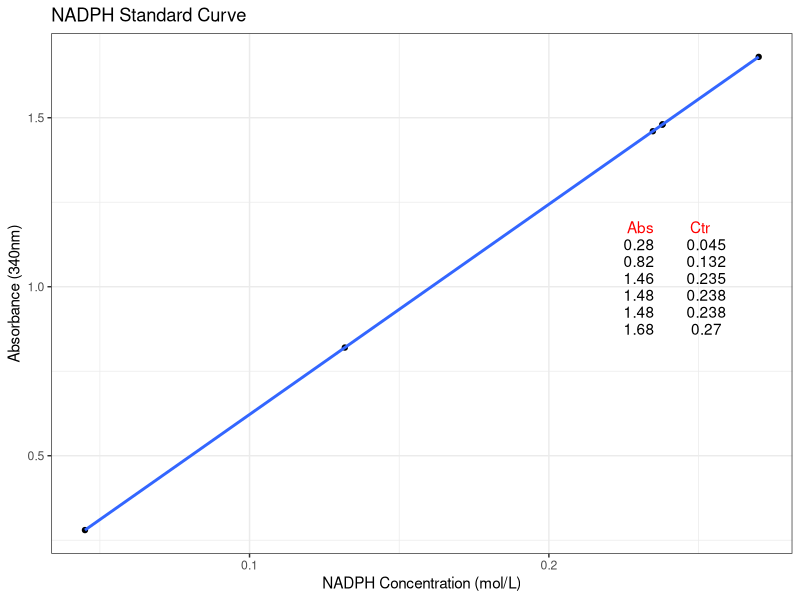

Recreate this plot in R.
#This is the standar NADPH curve by spectrophotomete,ploting the line graph between abs(absorbance)~concentration(ctr).
#This is under 340nm(wavelenth),the extincyion coefficient(molbs) is 6.22(M-1*cm-1), and normally, the lt(lenth of cuvette)=1(cm)

#plot graph
library(ggplot2)
stdNADPH<-function(abs,molbs=6.22,lt=1,line=TRUE){

  if(line==TRUE){
  abs<-sort(abs)
  ctr<-abs/(molbs*lt)
  df<-data.frame(ctr,abs)
  p<-ggplot(data=df,aes(x=ctr,y=abs))+
    geom_point()+
    stat_smooth(method="lm",se=FALSE)+
    xlab("NADPH Concentration (mol/L)")+
    ylab("Absorbance (340nm)")+
    labs(title ="NADPH Standard Curve")+
    theme(plot.title = element_text(hjust=0.5))+
    theme_bw()+
    annotate(geom="text", x=max(abs)/7, y= max(abs)*0.7, label="Abs         Ctr",  color="red")

    for (i in 1:length(abs)){
    p <- p + annotate(geom="text", x =max(abs)/7.3, y = (max(abs)*0.7 - i/20), label=abs[i])
    p <- p + annotate(geom="text", x = max(abs)/6.65, y = (max(abs)*0.7 - i/20), label=round(ctr[i], 3))
  }
  return(p)
  }else{
    abs<-sort(abs)
    ctr<-abs/(molbs*lt)
    df<-data.frame(ctr,abs)
    p<-ggplot(data=df,aes(x=ctr,y=abs))+
      geom_point()+
      xlab("NADPH concentration (mol/L)")+
      ylab("Absorbance (340nm)")+
      labs(title ="NADPH Standard Curve")+
      theme_bw()+
      annotate(geom="text", x=max(abs)/7, y= max(abs)*0.7, label="Abs         Ctr",  color="red")

    for (i in 1:length(abs)){
      p <- p + annotate(geom="text", x =max(abs)/7.3, y = (max(abs)*0.7 - i/20), label=abs[i])   # 2 should be the maximal number, when the number over 2.5 these result will be too overlap to read results.
                                                                                         #So may set a if loop for the number over 2.5. The test by using following code: x<-round(runif(10,min=0,max=3),2).
      p <- p + annotate(geom="text", x = max(abs)/6.65, y = (max(abs)*0.7 - i/20), label=round(ctr[i], 3))
    }
    return(p)
  }

}


x<-round(runif(6,min=0,max=2),2)#the maximal numbers of sample is 30. and it is begainning to overlap.

stdNADPH(x)
